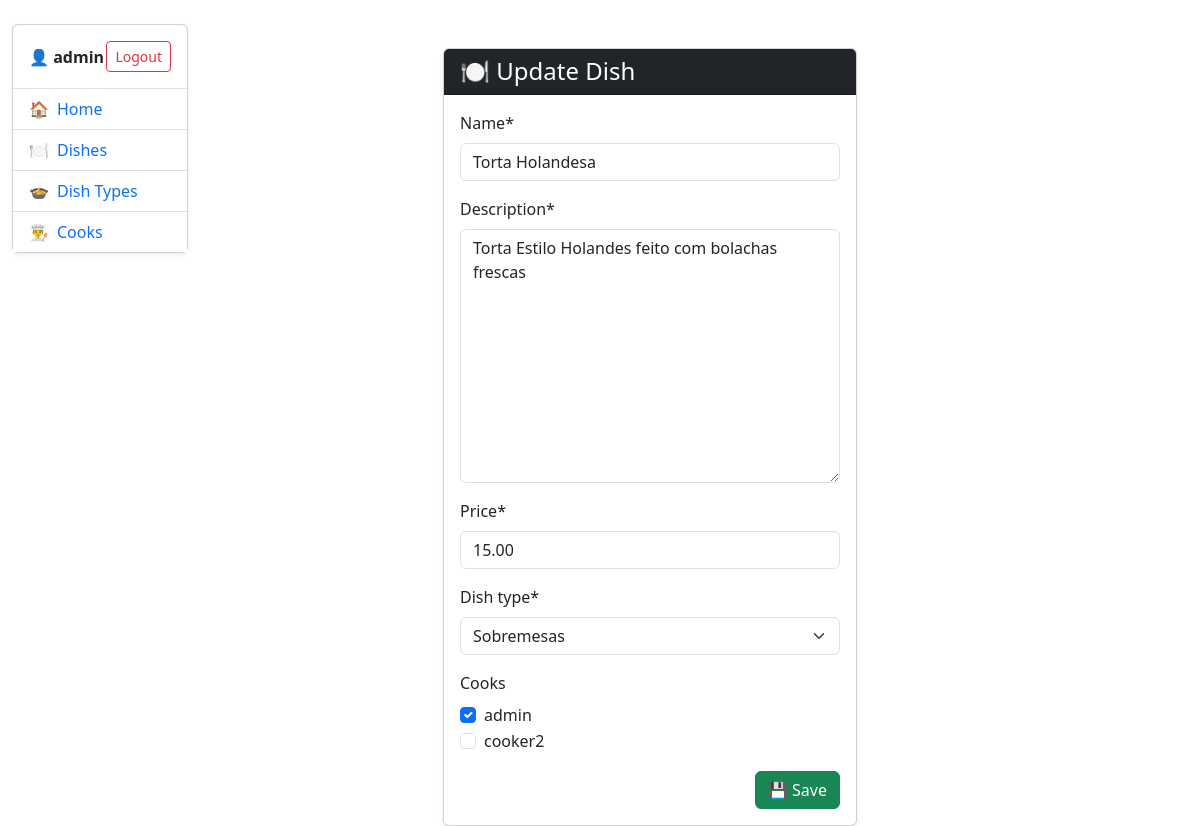
Before: /dishes/6/update/ (signed in) with the older database file.
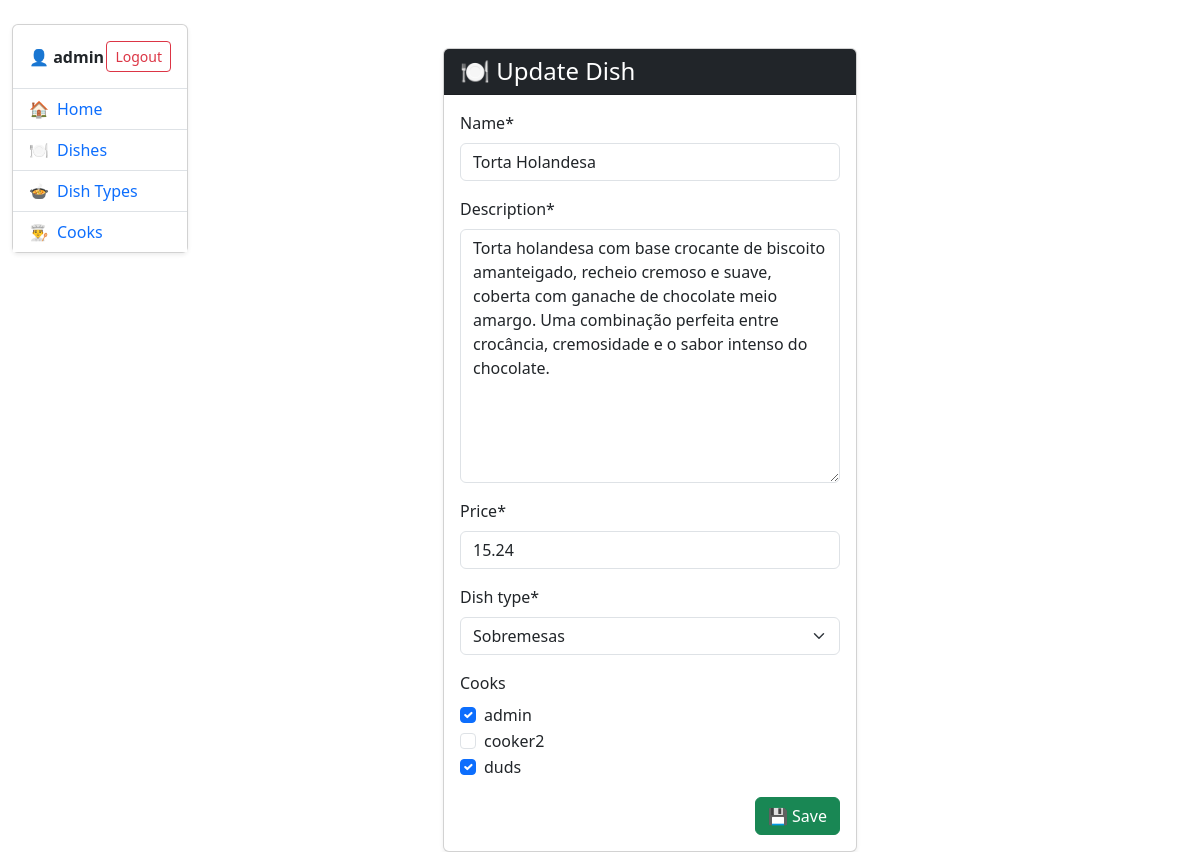
After: the same page with the newer database file.
### kitchen/models.py (models this page shows, shortened)
class Dish(models.Model):
    name = models.CharField(max_length=255)
    description = models.TextField()
    price = models.DecimalField(decimal_places=2, max_digits=10)
    dish_type = models.ForeignKey(
        DishType,
        on_delete=models.CASCADE,
        related_name="dishes"
    )
    cooks = models.ManyToManyField(
        settings.AUTH_USER_MODEL,
        related_name="dishes",
    )

class DishType(models.Model):
    name = models.CharField(max_length=255)
    def __str__(self):
        return self.name

### kitchen/views.py (the view)
# urls.py: path("dishes/<int:pk>/update/", DishUpdateView.as_view(), name="dish-update"),
class DishUpdateView(LoginRequiredMixin, generic.UpdateView):
    model = Dish
    form_class = DishForm
    success_url = reverse_lazy("kitchen:dish-list")

### kitchen/forms.py
class DishForm(forms.ModelForm):
    cooks = forms.ModelMultipleChoiceField(
        queryset=get_user_model().objects.all(),
        widget=forms.CheckboxSelectMultiple,
        required=False,
    )
    class Meta:
        model = Dish
        fields = "__all__"

### kitchen/models.py (called while the page is built)
    def __str__(self):
        return self.username

### templates/kitchen/dish_form.html (shortened to what this page needs)
{% extends "base.html" %}
{% load crispy_forms_filters %}
{% block content %}
<div class="container mt-4">
  <div class="row justify-content-center">
    <div class="col-md-6">
      <div class="card shadow-sm">
        <div class="card-header bg-dark text-white">
          <h4 class="mb-0">
            🍽️ {{ object|yesno:"Update Dish,Create Dish" }}
          </h4>
        </div>
        <div class="card-body">
          <form method="post">
            {{ form|crispy }}
            <div class="d-flex justify-content-end mt-3">
              <button type="submit" class="btn btn-success">
                💾 Save
              </button>
            </div>
          </form>
        </div>
      </div>
    </div>
  </div>
</div>
{% endblock %}

Changed rows visible on the page:
changed Dish "Sobremesas": description "Torta Estilo Holandes feito com bolachas frescas" → "Torta holandesa com base crocante de biscoito amanteigado, recheio cremoso e suave, coberta com ganache de chocolate meio amargo. Uma combinação perfeita entre crocância, cremosidade e o sabor intenso do chocolate."; price "15.00" → "15.24"
Other visible differences:
form field cooks: "☑ ☐" → "☑ ☐ ☑"
text no longer shown: "Name * Description * Price * Dish type * Cooks admin cooker2"
text now shown: "Name * Description * Price * Dish type * Cooks admin cooker2 duds"
